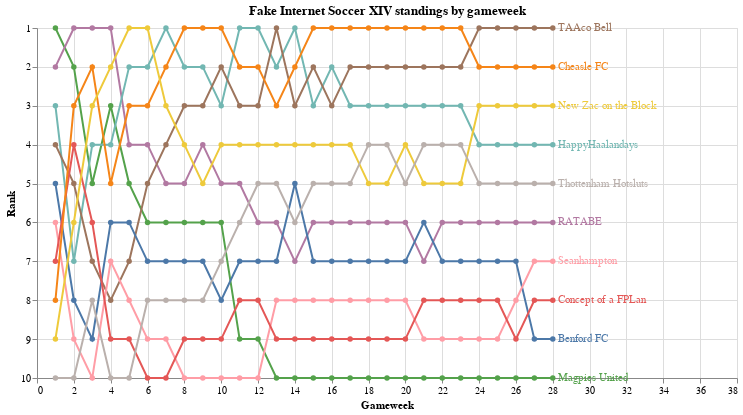

Here is the notebook cell this chart was saved with:
### Code cell
data = concat_df

chart = alt.Chart(data).mark_line(point=True).encode(
    x = alt.X('gw', scale=alt.Scale(domain=[0, 38]), title="Gameweek"),
    y=alt.Y('rank', aggregate={'argmax': 'gw'}, scale=alt.Scale(domain=[10,1]), title="Rank"),
    color=alt.Color("team", legend=None),
).transform_window(
    rank="rank()",
    sort=[alt.SortField("rank", order="ascending")],
    groupby=["gw"]
).properties(
    title="Fake Internet Soccer XIV standings by gameweek",
    width=700,
    height=350,
)

labels = alt.Chart(data).mark_text(
    align='left', dx=5
).encode(
    x = alt.X('max(gw)', scale=alt.Scale(domain=[0, 38])),
    y=alt.Y('rank', aggregate={'argmax': 'gw'}, scale=alt.Scale(domain=[10,1])),
    text='team:N',
    color='team:N',
).transform_window(
    rank="rank()",
    sort=[alt.SortField("rank", order="ascending")],
    groupby=["gw"]
)

chart + labels

### Figure 1 — Vega-Lite specification as saved in the notebook (floating-point values rounded to 4 significant figures; data arrays with more than 128 entries replaced by an {"elided": "..."} marker saying what was removed)
{"config": {"view": {"continuousWidth": 300, "continuousHeight": 300}}, "layer": [{"mark": {"type": "line", "point": true}, "encoding": {"color": {"field": "team", "legend": null, "type": "nominal"}, "x": {"field": "gw", "scale": {"domain": [0, 38]}, "title": "Gameweek", "type": "quantitative"}, "y": {"aggregate": {"argmax": "gw"}, "field": "rank", "scale": {"domain": [10, 1]}, "title": "Rank", "type": "quantitative"}}, "title": "Fake Internet Soccer XIV standings by gameweek", "transform": [{"window": [{"op": "rank", "field": "", "as": "rank"}], "groupby": ["gw"], "sort": [{"field": "rank", "order": "ascending"}]}]}, {"mark": {"type": "text", "align": "left", "dx": 5}, "encoding": {"color": {"field": "team", "type": "nominal"}, "text": {"field": "team", "type": "nominal"}, "x": {"aggregate": "max", "field": "gw", "scale": {"domain": [0, 38]}, "type": "quantitative"}, "y": {"aggregate": {"argmax": "gw"}, "field": "rank", "scale": {"domain": [10, 1]}, "type": "quantitative"}}, "transform": [{"window": [{"op": "rank", "field": "", "as": "rank"}], "groupby": ["gw"], "sort": [{"field": "rank", "order": "ascending"}]}]}], "data": {"name": "data-a44832751f72e11170611394575de4f8"}, "height": 350, "width": 700, "$schema": "https://vega.github.io/schema/vega-lite/v5.20.1.json", "datasets": {"data-a44832751f72e11170611394575de4f8": {"elided": "280 records"}}}
